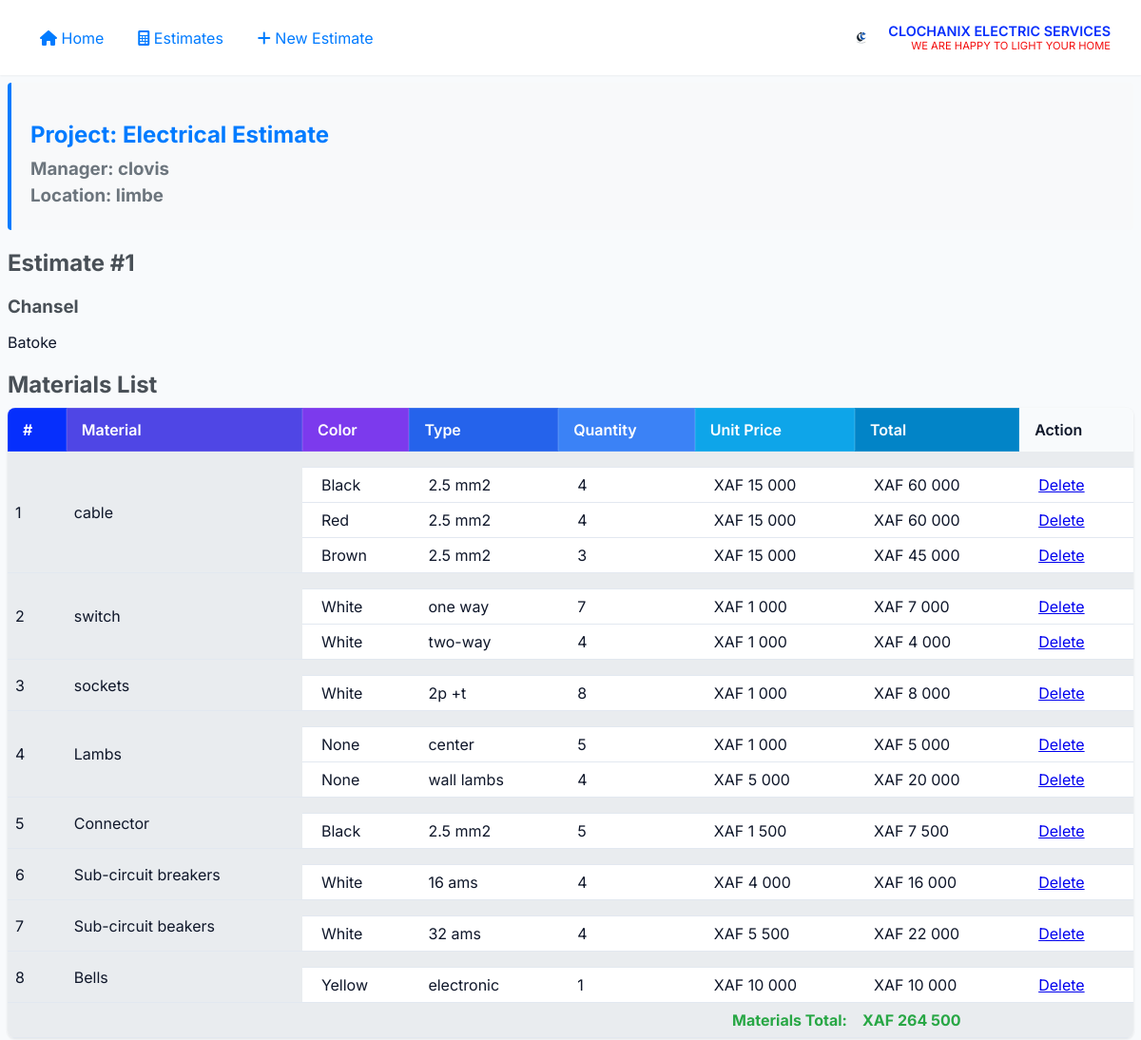
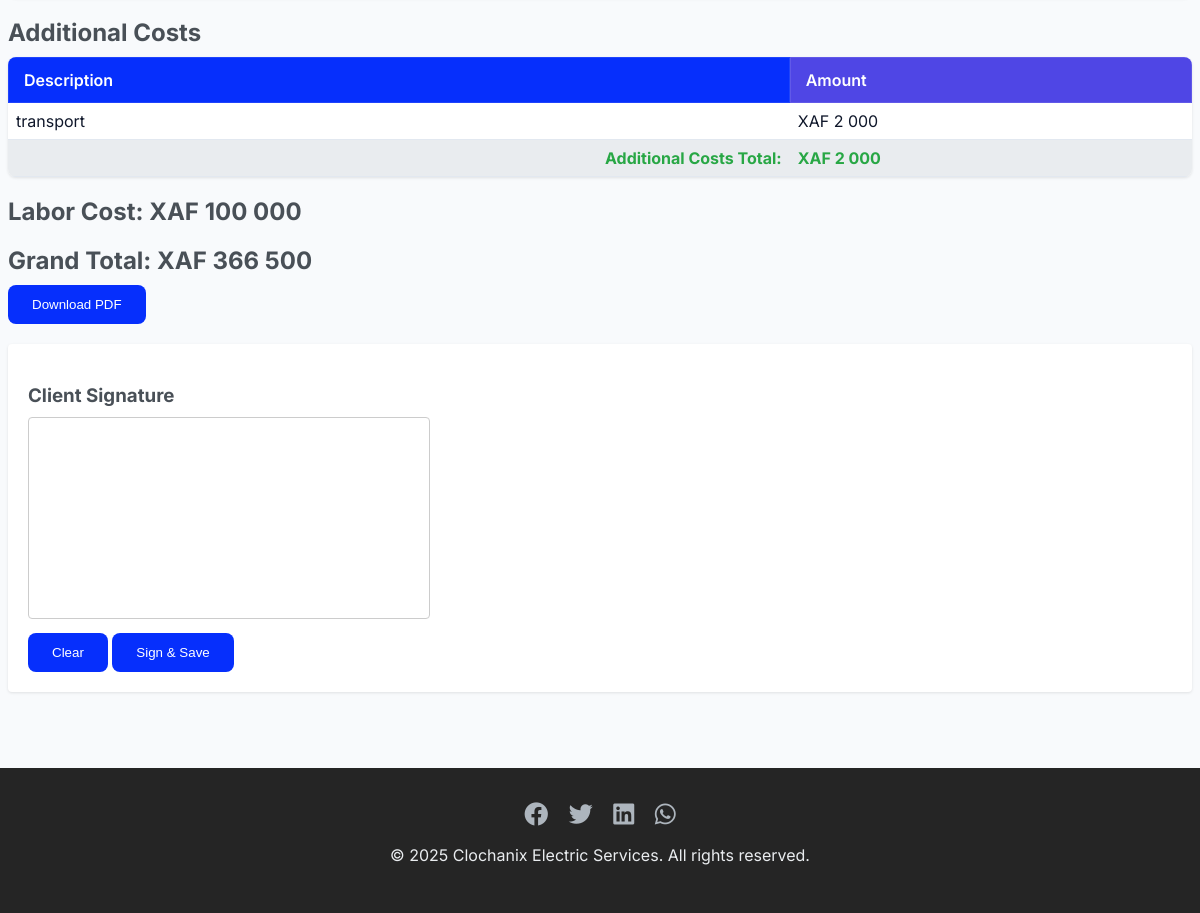
/view_estimate/1, run on the app's committed database (2 pictures, top to bottom).
### models.py (models this page shows)
class Estimate(db.Model):
    id = db.Column(db.Integer, primary_key=True)
    client_name = db.Column(db.String(100))
    project_address = db.Column(db.String(200))
    labor_cost = db.Column(db.Float)
    materials = db.relationship('Material', backref='estimate', lazy=True)
    signature = db.Column(db.Text, nullable=True)  # Store base64 signature data
    signature_date = db.Column(db.DateTime, nullable=True)
    project_title = db.Column(db.String(200), nullable=True)
    project_manager = db.Column(db.String(100), nullable=True)
    project_location = db.Column(db.String(200), nullable=True)
    additional_costs = db.relationship('AdditionalCost', backref='estimate', lazy=True)
    estimate_date = db.Column(db.DateTime, default=datetime.now)

class Material(db.Model):
    id = db.Column(db.Integer, primary_key=True)
    name = db.Column(db.String(100))
    estimate_id = db.Column(db.Integer, db.ForeignKey('estimate.id'))
    types = db.relationship('MaterialType', backref='material', lazy=True)

class MaterialType(db.Model):
    id = db.Column(db.Integer, primary_key=True)
    color = db.Column(db.String(50))
    type = db.Column(db.String(50))
    quantity = db.Column(db.Integer)
    unit_price = db.Column(db.Float)
    material_id = db.Column(db.Integer, db.ForeignKey('material.id'))

class AdditionalCost(db.Model):
    id = db.Column(db.Integer, primary_key=True)
    description = db.Column(db.String(200))
    amount = db.Column(db.Float)
    estimate_id = db.Column(db.Integer, db.ForeignKey('estimate.id'))

### app.py (the view)
@app.route('/view_estimate/<int:estimate_id>')
def view_estimate(estimate_id):
    estimate = Estimate.query.get_or_404(estimate_id)
    materials_total = sum(
        type.quantity * type.unit_price
        for material in estimate.materials
        for type in material.types
    )
    additional_costs_total = sum(cost.amount for cost in estimate.additional_costs)
    return render_template('view_estimate.html',
                         estimate=estimate,
                         materials_total=materials_total,
                         additional_costs_total=additional_costs_total)

### templates/view_estimate.html (shortened to what this page needs)
{% extends "base.html" %}
{% block head %}
    <link rel="stylesheet" href="{{ url_for('static', filename='css/view_estimate.css') }}">
{% endblock %}
{% block content %}
    <div class="project-header">
        <h2>Project: {{ estimate.project_title }}</h2>
        <h3>Manager: {{ estimate.project_manager }}</h3>
        <h3>Location: {{ estimate.project_location }}</h3>
    </div>
    <div class="estimate-details">
        <h2>Estimate #{{ estimate.id }}</h2>
        <h3>{{ estimate.client_name }}</h3>
        <p>{{ estimate.project_address }}</p>
    </div>
    <h2>Materials List</h2>
    <table>
        <tr>
            <th>#</th>
            <th>Material</th>
            <th>Color</th>
            <th>Type</th>
            <th>Quantity</th>
            <th>Unit Price</th>
            <th>Total</th>
            <th>Action</th>
        </tr>
        {% for material in estimate.materials %}
        <tr class="material-header">
            <td rowspan="{{ material.types|length + 1 }}">{{ loop.index }}</td>
            <td rowspan="{{ material.types|length + 1 }}">{{ material.name }}</td>
            <td colspan="6"></td>
        </tr>
        {% for type in material.types %}
        <tr class="material-type-row">
            <td>{{ type.color }}</td>
            <td>{{ type.type }}</td>
            <td>{{ type.quantity }}</td>
            <td>XAF {{ "{:,.0f}".format(type.unit_price)|replace(",", " ")|replace(".", ",") }}</td>
            <td>XAF {{ "{:,.0f}".format(type.quantity * type.unit_price)|replace(",", " ")|replace(".", ",") }}</td>
            <td><a href="{{ url_for('delete_material_type', type_id=type.id) }}">Delete</a></td>
        </tr>
        {% endfor %}
        {% endfor %}
        <tr class="subtotal-row">
            <td colspan="6" style="text-align: right"><strong>Materials Total:</strong></td>
            <td colspan="2">XAF {{ "{:,.0f}".format(materials_total)|replace(",", " ")|replace(".", ",") }}</td>
        </tr>
    </table>
    <h2>Additional Costs</h2>
    <table>
        <tr>
            <th>Description</th>
            <th>Amount</th>
        </tr>
        {% for cost in estimate.additional_costs %}
        <tr>
            <td>{{ cost.description }}</td>
            <td>XAF {{ "{:,.0f}".format(cost.amount)|replace(",", " ")|replace(".", ",") }}</td>
        </tr>
        {% endfor %}
        <tr class="subtotal-row">
            <td style="text-align: right"><strong>Additional Costs Total:</strong></td>
            <td>XAF {{ "{:,.0f}".format(additional_costs_total)|replace(",", " ")|replace(".", ",") }}</td>
        </tr>
    </table>
    <h2>Labor Cost: XAF {{ "{:,.0f}".format(estimate.labor_cost)|replace(",", " ")|replace(".", ",") }}</h2>
    <h2>Grand Total: XAF {{ "{:,.0f}".format(materials_total + estimate.labor_cost + additional_costs_total)|replace(",", " ")|replace(".", ",") }}</h2>
    <a href="{{ url_for('download_pdf', estimate_id=estimate.id) }}">
        <button>Download PDF</button>
    </a>
    <div class="signature-section">
        <h3>Client Signature</h3>
        {% if estimate.signature %}
            <img src="{{ estimate.signature }}" alt="Client Signature" class="signature-image">
            <p>Signed on: {{ estimate.signature_date.strftime('%Y-%m-%d %H:%M') }}</p>
        {% else %}
            <canvas id="signatureCanvas" width="400" height="200"></canvas>
            <div class="signature-controls">
                <button type="button" onclick="clearSignature()">Clear</button>
                <button type="button" onclick="saveSignature()">Sign & Save</button>
            </div>
        {% endif %}
    </div>
{% endblock %}
{% block scripts %}
    <script>
        document.addEventListener('DOMContentLoaded', function() {
            initSignature('signatureCanvas');
        });
        function saveSignature() {
            const signatureData = getSignatureData();
            fetch('/save_signature/{{ estimate.id }}', {
                method: 'POST',
                headers: {
                    'Content-Type': 'application/json',
                },
                body: JSON.stringify({ signature: signatureData })
            })
            .then(response => response.json())
            .then(data => {
                if (data.success) {
                    location.reload();
                }
            });
        }
    </script>
{% endblock %}

### static/css/styles.css (style rules this page uses)
:root { --primary: #062ffc; --secondary: #64748b; --success: #16a34a; --danger: #dc2626; --background: #f8fafc; --surface: #ffffff; --text: #0f172a; --accent: #f30505f8; }
body { font-family: 'Inter', system-ui, sans-serif; margin: 0; padding: 0; background: var(--background); color: var(--text); }
table { width: 100%; border-spacing: 0; border-radius: 0.5rem; background: var(--surface); box-shadow: 0 1px 3px 0 rgb(0 0 0 / 0.1); overflow: hidden; margin-bottom: 0.75rem; }
th, td { padding: 0.5rem; border-bottom: 1px solid #e2e8f0; }
th { background: #f8fafc; font-weight: 600; text-align: left; }
table th:nth-child(1) { background-color: #062ffc; color: white; }
table th:nth-child(2) { background-color: #4f46e5; color: white; }
table th:nth-child(3) { background-color: #7c3aed; color: white; }
table th:nth-child(4) { background-color: #2563eb; color: white; }
table th:nth-child(5) { background-color: #3b82f6; color: white; }
table th:nth-child(6) { background-color: #0ea5e9; color: white; }
table th:nth-child(7) { background-color: #0284c7; color: white; }
table th { transition: all 0.3s ease; padding: 12px 15px; font-weight: 600; text-align: left; border: 1px solid rgba(255, 255, 255, 0.1); }
button { padding: 0.75rem 1.5rem; border-radius: 0.5rem; border: none; font-weight: 500; cursor: pointer; transition: all 0.2s; background: var(--primary); color: white; }
.subtotal-row { background-color: #f9f9f9; }
h1, h2, h3, h4 { margin: 0.75rem 0; }

### static/css/view_estimate.css (style rules this page uses)
.material-header { background-color: #e9ecef; }
.material-type-row td { padding-left: 20px; background-color: #fff; }
.subtotal-row { background-color: #e9ecef; font-weight: bold; color: #28a745; }
h2, h3 { color: #495057; margin: 20px 0 10px 0; }
.signature-section { margin: 20px 0; padding: 20px; background: #fff; border-radius: 4px; box-shadow: 0 1px 3px rgba(0,0,0,0.1); }
#signatureCanvas { border: 1px solid #ccc; border-radius: 4px; background: #fff; cursor: crosshair; }
.signature-controls { margin-top: 10px; }
.project-header { background-color: #f8f9fa; padding: 20px; margin-bottom: 20px; border-radius: 4px; border-left: 4px solid #007bff; }
.project-header h2 { color: #007bff; margin-bottom: 10px; }
.project-header h3 { color: #6c757d; margin: 5px 0; }

### data on the page
Estimate: project_title "Electrical Estimate", project_manager "clovis", project_location "limbe", id "1", client_name "Chansel", project_address "Batoke", labor_cost "100 000", labor_cost "366 500"
Material: name "cable"
MaterialType: color "Black", type "2.5 mm2", quantity "4", unit_price "15 000", quantity+unit_price "60 000"
MaterialType: color "Red", type "2.5 mm2", quantity "4", unit_price "15 000", quantity+unit_price "60 000"
MaterialType: color "Brown", type "2.5 mm2", quantity "3", unit_price "15 000", quantity+unit_price "45 000"
Material: name "switch"
MaterialType: color "White", type "one way", quantity "7", unit_price "1 000", quantity+unit_price "7 000"
MaterialType: color "White", type "two-way", quantity "4", unit_price "1 000", quantity+unit_price "4 000"
Material: name "sockets"
MaterialType: color "White", type "2p +t", quantity "8", unit_price "1 000", quantity+unit_price "8 000"
Material: name "Lambs"
MaterialType: color "None", type "center", quantity "5", unit_price "1 000", quantity+unit_price "5 000"
MaterialType: color "None", type "wall lambs", quantity "4", unit_price "5 000", quantity+unit_price "20 000"
Material: name "Connector"
MaterialType: color "Black", type "2.5 mm2", quantity "5", unit_price "1 500", quantity+unit_price "7 500"
Material: name "Sub-circuit breakers"
MaterialType: color "White", type "16 ams", quantity "4", unit_price "4 000", quantity+unit_price "16 000"
Material: name "Sub-circuit beakers"
MaterialType: color "White", type "32 ams", quantity "4", unit_price "5 500", quantity+unit_price "22 000"
Material: name "Bells"
MaterialType: color "Yellow", type "electronic", quantity "1", unit_price "10 000", quantity+unit_price "10 000"
AdditionalCost: description "transport", amount "2 000"

### other printed values
{{ "{:,.0f}".format(materials_total)|replace(",", " ")|replace(".", ",") }} "264 500"
